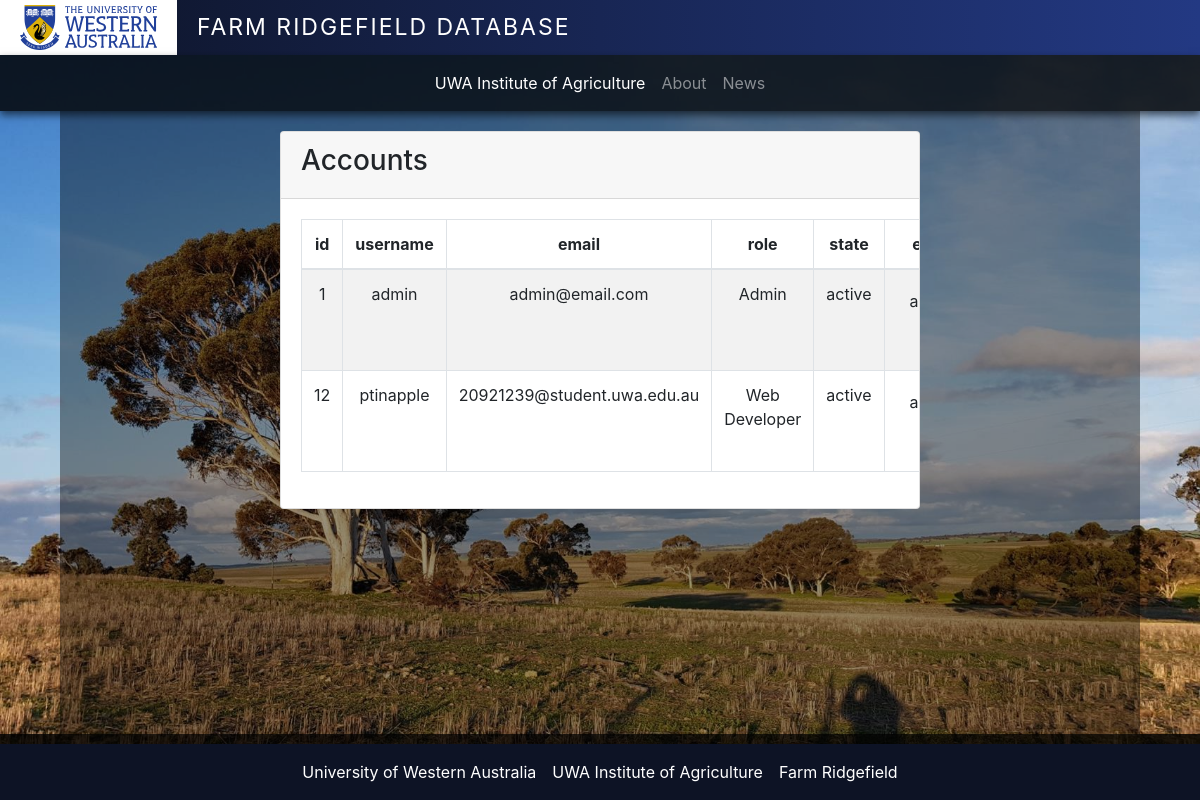
Screenshot of /accounts/audit_list/ with the database file from the repository.
### accounts/models.py (models this page shows)
class User(AbstractUser):
    id = models.AutoField(primary_key=True)
    email = models.EmailField(unique=True)
    role = models.ForeignKey(Role, on_delete=models.SET_NULL, null=True)
    bio = models.TextField(null=True, blank=True)
    is_active = models.BooleanField(default=False)
    create_time = models.DateTimeField(auto_now_add=True,null=True, blank=True, verbose_name='Registration time')
    USERNAME_FIELD = 'email'
    REQUIRED_FIELDS = []
    def to_dict(self):
        return {
            'id': self.id,
            'username': self.username,
            'email': self.email,
            'role': self.role,
            'is_active': self.is_active
        }

class Role(models.Model):
    name = models.CharField(max_length=50)
    description = models.TextField(null=True, blank=True)
    def __str__(self):
        return self.name

### accounts/views.py (the view)
# urls.py: path('audit_list/', views.audit_list, name='audit_list'),
def audit_list(request):
    users = User.objects.all()
    user_list = []
    for user in users:
        user_list.append(user.to_dict())
    return render(request, 'registration/audit_account.html', {'users': users})

### global_templates/registration/audit_account.html
{% extends 'main.html' %}
{% block content %}
<div class="page-container">
  <div class="container-backdrop">
    <div class="content-container">
      <div class="card">
          <div class="card-header"><h3>Accounts</h3></div>
          <div class="card-body" style="overflow: auto;">
            <table id="example1" class="table table-bordered table-striped">
              <thead>
              <tr>
                <th>id</th>
                <th>username</th>
                <th>email</th>
                <th>role</th>
                <th>state</th>
                <th>examine</th>
              </tr>
              </thead>
              <tbody>
              {% for user in users %}
                <tr>
                  <td>{{ user.id }}</td>
                  <td>{{ user.username }}</td>
                  <td>{{ user.email }}</td>
                  <td>{{ user.role }}</td>
                  <td>{% if user.is_active == 0 %}frozen{% elif user.is_active == 1 %}active{% else %}
                    close{% endif %}</td>
                  <td class="text-center">
                    <a href="{% url 'audit_activate' user.id %}" class="btn bg-olive btn-xs">approved</a>
                    <a href="{% url 'audit_freeze' user.id %}" class="btn bg-olive btn-xs">refuse</a>
                  </td>
                </tr>
              {% endfor %}
              </tbody>
            </table>
          </div>
      </div>
    </div>
  </div>
</div>
{% endblock %}

### core/static/core/style.css (style rules this page uses)
:root { --navbar: rgba(0, 0, 0, 0.82); }
body { background-image: url("background.jpg"); background-size: cover; }
.content-container { padding: 10px 100px; }
.container-backdrop { background-color: rgba(0, 0, 0, 0.4); min-height: calc(100vh - 177px); margin: 0px 60px; padding-top: 10px; padding-bottom: 20px; }
.content-container { margin: 0px 120px; }
td, th, tr { text-align: center; }

### rows the page displays
User: id "1", username "admin", email "admin@email.com", role "Admin", is_active "active"
User: id "12", username "ptinapple", email "20921239@student.uwa.edu.au", role "Web Developer", is_active "active"
